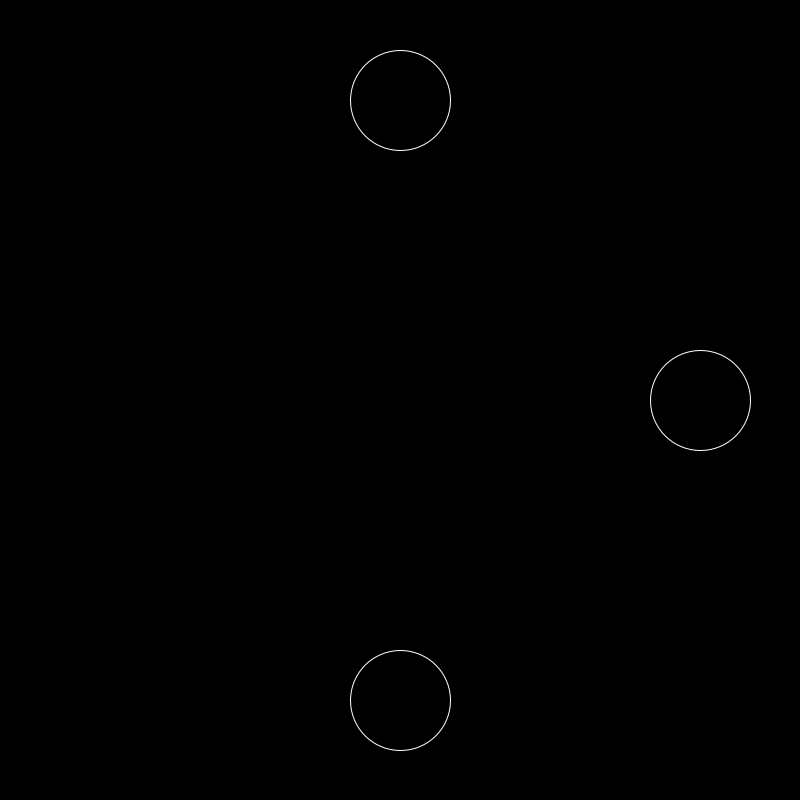
Frame 1 (no input)
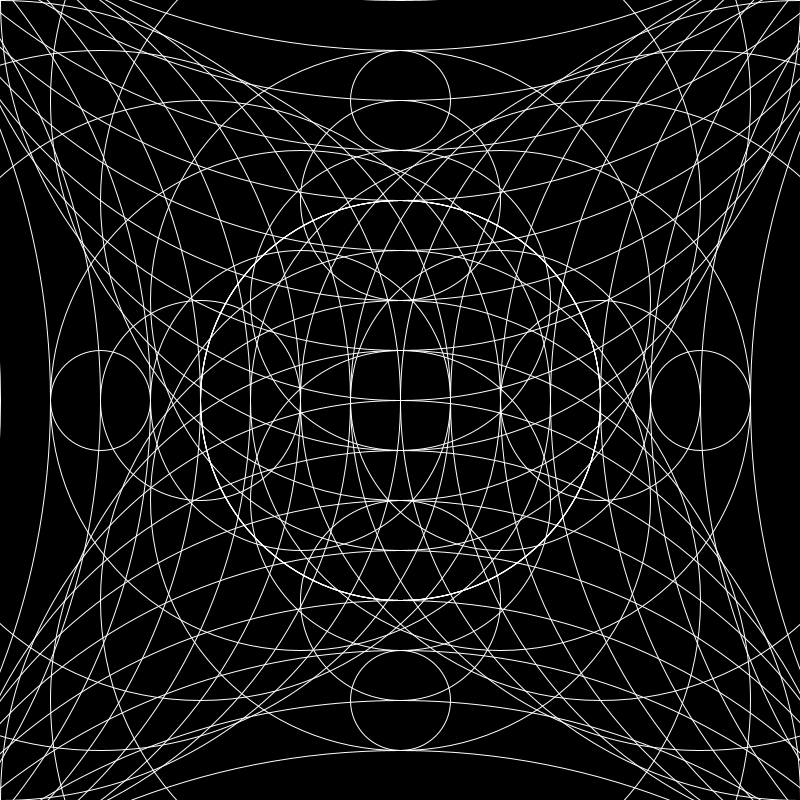
Frame 60 (the mouse pressed at the canvas centre just before this capture)
Frame 120 (the mouse held since frame 60 and released just before this capture): identical to frame 60, image omitted

The Processing sketch that drew these frames (run headless with seeded random() and noise(); from frame 60 on, the mouse is pressed at the canvas centre):

// Processing sketch: processing_158710
// ── processing_158710.pde

int aumenta = 0;
void setup(){
  background(0);
size(800,800);
}
void draw(){
  frameRate(7);
  noFill();
   stroke(255,255,255);
ellipse(aumenta,height/2,aumenta,aumenta);

aumenta+=100;
ellipse(width/2,aumenta,aumenta,aumenta);
 ellipse(width-aumenta,height/2,aumenta,aumenta);
ellipse(width/2,height-aumenta,aumenta,aumenta);





}
